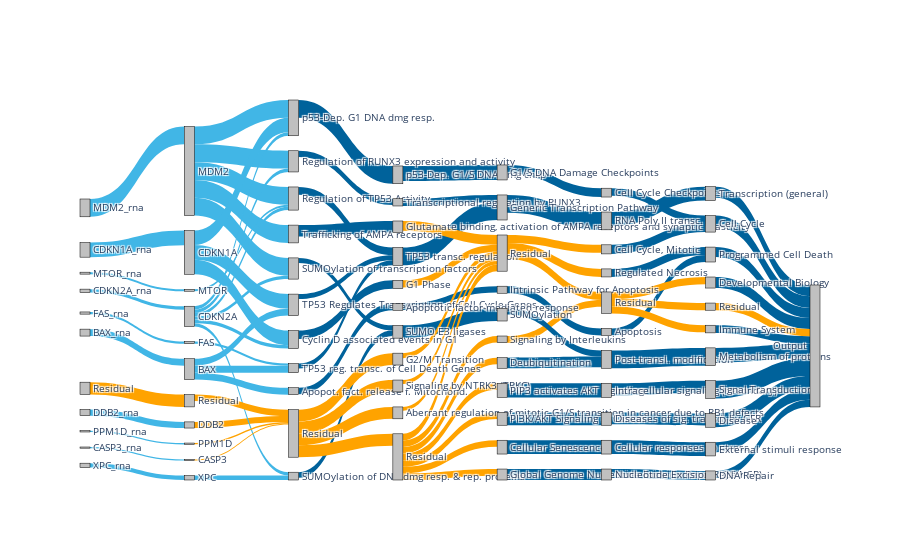

Source (notebook cell):
### Code cell
imps_dir = '/mnt/disks/pancan/pnet/results/ccle_val'
savepath = '/mnt/disks/pancan/pnet/figures/ccle_sankey_diagram.html'
sk = sankey_diag.SankeyDiag(imps_dir, runs=10, target=p53_target)
fig = sk.get_sankey_diag(savepath)

### Figure 1 — Plotly figure (JSON) as saved in the notebook; plotly's stock layout.template omitted (floating-point values rounded to 4 significant figures)
{"data": [{"link": {"color": ["#41B6E6", "#41B6E6", "#41B6E6", "#41B6E6", "#41B6E6", "#41B6E6", "#41B6E6", "#41B6E6", "#41B6E6", "#41B6E6", "#FFA300", "#41B6E6", "#41B6E6", "#41B6E6", "#41B6E6", "#41B6E6", "#41B6E6", "#41B6E6", "#41B6E6", "#41B6E6", "#41B6E6", "#41B6E6", "#FFA300", "#41B6E6", "#41B6E6", "#41B6E6", "#41B6E6", "#41B6E6", "#41B6E6", "#41B6E6", "#41B6E6", "#41B6E6", "#FFA300", "#FFA300", "#FFA300", "#00629B", "#00629B", "#00629B", "#00629B", "#00629B", "#00629B", "#00629B", "#00629B", "#00629B", "#00629B", "#FFA300", "#FFA300", "#FFA300", "#FFA300", "#00629B", "#00629B", "#00629B", "#FFA300", "#00629B", "#FFA300", "#00629B", "#FFA300", "#FFA300", "#FFA300", "#FFA300", "#FFA300", "#FFA300", "#FFA300", "#FFA300", "#FFA300", "#FFA300", "#00629B", "#00629B", "#00629B", "#00629B", "#00629B", "#00629B", "#00629B", "#00629B", "#FFA300", "#00629B", "#FFA300", "#FFA300", "#FFA300", "#00629B", "#00629B", "#00629B", "#00629B", "#00629B", "#00629B", "#00629B", "#00629B", "#00629B", "#00629B", "#FFA300", "#FFA300", "#FFA300", "#00629B", "#00629B", "#00629B", "#00629B", "#00629B", "#00629B", "#00629B", "#00629B", "#00629B", "#00629B", "#FFA300"], "source": [2, 4, 6, 8, 10, 12, 14, 16, 18, 20, 0, 3, 3, 3, 3, 3, 5, 5, 5, 7, 7, 7, 9, 11, 13, 13, 13, 13, 13, 13, 15, 17, 19, 21, 1, 23, 24, 25, 26, 27, 28, 29, 30, 31, 32, 22, 22, 22, 22, 34, 35, 36, 37, 38, 39, 40, 41, 42, 43, 33, 33, 33, 33, 33, 33, 33, 45, 46, 47, 48, 49, 50, 51, 52, 53, 54, 44, 44, 44, 56, 57, 58, 59, 60, 61, 62, 63, 64, 65, 55, 55, 55, 67, 68, 69, 70, 71, 72, 73, 74, 75, 76, 66], "target": [3, 5, 7, 9, 11, 13, 15, 17, 19, 21, 1, 24, 30, 23, 28, 26, 32, 23, 25, 27, 32, 31, 22, 29, 30, 29, 23, 28, 26, 25, 31, 26, 22, 22, 22, 35, 37, 39, 34, 40, 38, 36, 36, 34, 34, 41, 42, 43, 33, 45, 51, 54, 44, 45, 44, 52, 44, 44, 44, 46, 47, 48, 49, 50, 53, 44, 57, 59, 58, 60, 62, 56, 64, 65, 55, 56, 61, 63, 55, 68, 71, 74, 67, 69, 70, 76, 73, 70, 73, 72, 75, 66, 77, 77, 77, 77, 77, 77, 77, 77, 77, 77, 77], "value": [1, 0.8206, 0.3899, 0.3454, 0.2481, 0.1917, 0.1223, 0.11, 0.07582, 0.06667, 0.6919, 1, 1, 1, 1, 1, 0.8181, 0.8181, 0.8181, 0.3899, 0.3899, 0.3899, 0.3424, 0.2478, 0.1904, 0.1904, 0.1904, 0.1904, 0.1904, 0.1904, 0.123, 0.109, 0.07459, 0.06567, 0.3558, 1, 0.6462, 0.4723, 0.4372, 0.3743, 0.3544, 0.314, 0.2808, 0.2802, 0.279, 0.6677, 0.6677, 0.6677, 0.6677, 1, 0.8427, 0.7176, 0.5428, 0.4058, 0.3977, 0.3535, 0.2827, 0.221, 0.218, 0.3705, 0.3705, 0.3705, 0.3705, 0.3705, 0.3705, 0.3705, 1, 0.7956, 0.7757, 0.7199, 0.6156, 0.5912, 0.4961, 0.3955, 0.3768, 0.3466, 0.4514, 0.4514, 0.4514, 1, 0.7807, 0.7703, 0.6799, 0.6703, 0.5099, 0.5091, 0.4474, 0.4182, 0.3907, 0.4014, 0.4014, 0.4014, 1, 0.81, 0.7711, 0.661, 0.6266, 0.6202, 0.5632, 0.5608, 0.4299, 0.4031, 0.4031]}, "node": {"color": "silver", "label": ["Residual", "Residual", "MDM2_rna", "MDM2", "CDKN1A_rna", "CDKN1A", "BAX_rna", "BAX", "DDB2_rna", "DDB2", "XPC_rna", "XPC", "CDKN2A_rna", "CDKN2A", "FAS_rna", "FAS", "MTOR_rna", "MTOR", "PPM1D_rna", "PPM1D", "CASP3_rna", "CASP3", "Residual", "p53-Dep. G1 DNA dmg resp.", "Trafficking of AMPA receptors", "Cyclin D associated events in G1", "Regulation of TP53 Activity", "Apopot. fact. release f. Mitochond.", "Regulation of RUNX3 expression and activity", "SUMOylation of DNA dmg resp. & rep. proteins", "SUMOylation of transcription factors", "TP53 reg. transc. of Cell Death Genes", "TP53 Regulates Transcription of Cell Cycle Genes", "Residual", "TP53 transc. regulation", "p53-Dep. G1/S DNA dmg chkp", "SUMO E3 ligases", "Glutamate binding, activation of AMPA receptors and synaptic plasticity", "Transcriptional regulation by RUNX3", "G1 Phase", "Apoptotic factor-mediated response", "G2/M Transition", "Signaling by NTRK3 (TRKC)", "Aberrant regulation of mitotic G1/S transition in cancer due to RB1 defects", "Residual", "Generic Transcription Pathway", "PIP3 activates AKT signaling", "Cellular Senescence", "PI3K/AKT Signaling in Cancer", "Global Genome Nucleotide Excision Repair (GG-NER)", "Deubiquitination", "G1/S DNA Damage Checkpoints", "Intrinsic Pathway for Apoptosis", "Signaling by Interleukins", "SUMOylation", "Residual", "Post-transl. modification", "RNA Poly II transc.", "Cellular responses to stress", "Intracellular signaling (secondary)", "Diseases of sig. transd. by GFR", "Cell Cycle, Mitotic", "Nucleotide Excision Repair", "Regulated Necrosis", "Cell Cycle Checkpoints", "Apoptosis", "Residual", "Signal Transduction", "Metabolism of proteins", "Disease", "Cell Cycle", "Transcription (general)", "Developmental Biology", "Programmed Cell Death", "External stimuli response", "Immune System", "DNA Repair", "Output"], "line": {"color": "black", "width": 0.5}, "pad": 15, "thickness": 10}, "type": "sankey"}], "layout": {"autosize": true, "font": {"size": 10}}}
